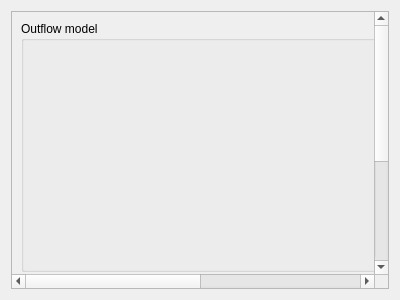
<?xml version="1.0" encoding="UTF-8"?>
<ui version="4.0">
 <class>HydGui_Coupling_Structure</class>
 <widget class="QWidget" name="HydGui_Coupling_Structure">
  <property name="geometry">
   <rect>
    <x>0</x>
    <y>0</y>
    <width>400</width>
    <height>300</height>
   </rect>
  </property>
  <property name="windowTitle">
   <string>Form</string>
  </property>
  <layout class="QVBoxLayout" name="verticalLayout">
   <item>
    <widget class="QScrollArea" name="scrollArea">
     <property name="widgetResizable">
      <bool>true</bool>
     </property>
     <widget class="QWidget" name="scrollAreaWidgetContents">
      <property name="geometry">
       <rect>
        <x>0</x>
        <y>0</y>
        <width>693</width>
        <height>444</height>
       </rect>
      </property>
      <layout class="QVBoxLayout" name="verticalLayout_3">
       <property name="sizeConstraint">
        <enum>QLayout::SetFixedSize</enum>
       </property>
       <item>
        <widget class="QGroupBox" name="groupBox">
         <property name="minimumSize">
          <size>
           <width>675</width>
           <height>0</height>
          </size>
         </property>
         <property name="title">
          <string>Outflow model</string>
         </property>
         <layout class="QVBoxLayout" name="verticalLayout_2">
          <item>
           <widget class="Sys_Member_Int_BaseWid" name="number" native="true">
            <property name="minimumSize">
             <size>
              <width>300</width>
              <height>30</height>
             </size>
            </property>
            <property name="maximumSize">
             <size>
              <width>16777215</width>
              <height>50</height>
             </size>
            </property>
           </widget>
          </item>
          <item>
           <widget class="Sys_Member_String_BaseWid" name="name" native="true">
            <property name="minimumSize">
             <size>
              <width>300</width>
              <height>30</height>
             </size>
            </property>
            <property name="maximumSize">
             <size>
              <width>16777215</width>
              <height>50</height>
             </size>
            </property>
           </widget>
          </item>
          <item>
           <widget class="Sys_Member_Enum_BaseWid" name="type" native="true">
            <property name="minimumSize">
             <size>
              <width>300</width>
              <height>30</height>
             </size>
            </property>
            <property name="maximumSize">
             <size>
              <width>16777215</width>
              <height>50</height>
             </size>
            </property>
           </widget>
          </item>
          <item>
           <widget class="Sys_Member_Int_BaseWid" name="profile_number" native="true">
            <property name="minimumSize">
             <size>
              <width>300</width>
              <height>30</height>
             </size>
            </property>
            <property name="maximumSize">
             <size>
              <width>16777215</width>
              <height>50</height>
             </size>
            </property>
           </widget>
          </item>
          <item>
           <widget class="Sys_Member_Dbl_BaseWid" name="distance" native="true">
            <property name="minimumSize">
             <size>
              <width>300</width>
              <height>30</height>
             </size>
            </property>
            <property name="maximumSize">
             <size>
              <width>16777215</width>
              <height>50</height>
             </size>
            </property>
           </widget>
          </item>
          <item>
           <widget class="Sys_Member_Bool_BaseWid" name="left_dir" native="true">
            <property name="minimumSize">
             <size>
              <width>300</width>
              <height>30</height>
             </size>
            </property>
            <property name="maximumSize">
             <size>
              <width>16777215</width>
              <height>50</height>
             </size>
            </property>
           </widget>
          </item>
         </layout>
        </widget>
       </item>
       <item>
        <widget class="QGroupBox" name="groupBox_2">
         <property name="minimumSize">
          <size>
           <width>675</width>
           <height>0</height>
          </size>
         </property>
         <property name="title">
          <string>Coupling structure</string>
         </property>
         <layout class="QVBoxLayout" name="verticalLayout_4">
          <item>
           <widget class="Sys_Member_Dbl_BaseWid" name="coupling_width" native="true">
            <property name="minimumSize">
             <size>
              <width>300</width>
              <height>30</height>
             </size>
            </property>
            <property name="maximumSize">
             <size>
              <width>16777215</width>
              <height>50</height>
             </size>
            </property>
           </widget>
          </item>
          <item>
           <widget class="Sys_Member_Bool_BaseWid" name="controlled" native="true">
            <property name="minimumSize">
             <size>
              <width>300</width>
              <height>30</height>
             </size>
            </property>
            <property name="maximumSize">
             <size>
              <width>16777215</width>
              <height>50</height>
             </size>
            </property>
           </widget>
          </item>
          <item>
           <widget class="Sys_Member_Dbl_BaseWid" name="controllable_param" native="true">
            <property name="minimumSize">
             <size>
              <width>300</width>
              <height>30</height>
             </size>
            </property>
            <property name="maximumSize">
             <size>
              <width>16777215</width>
              <height>50</height>
             </size>
            </property>
           </widget>
          </item>
          <item>
           <widget class="Sys_Member_Dbl_BaseWid" name="uncontrollable_param" native="true">
            <property name="minimumSize">
             <size>
              <width>300</width>
              <height>30</height>
             </size>
            </property>
            <property name="maximumSize">
             <size>
              <width>16777215</width>
              <height>50</height>
             </size>
            </property>
           </widget>
          </item>
         </layout>
        </widget>
       </item>
      </layout>
     </widget>
    </widget>
   </item>
  </layout>
 </widget>
 <customwidgets>
  <customwidget>
   <class>Sys_Member_String_BaseWid</class>
   <extends>QWidget</extends>
   <header>Sys_Member_String_BaseWid.h</header>
   <container>1</container>
  </customwidget>
  <customwidget>
   <class>Sys_Member_Int_BaseWid</class>
   <extends>QWidget</extends>
   <header>Sys_Member_Int_BaseWid.h</header>
   <container>1</container>
  </customwidget>
  <customwidget>
   <class>Sys_Member_Enum_BaseWid</class>
   <extends>QWidget</extends>
   <header>Sys_Member_Enum_BaseWid.h</header>
   <container>1</container>
  </customwidget>
  <customwidget>
   <class>Sys_Member_Dbl_BaseWid</class>
   <extends>QWidget</extends>
   <header>Sys_Member_Dbl_BaseWid.h</header>
   <container>1</container>
  </customwidget>
  <customwidget>
   <class>Sys_Member_Bool_BaseWid</class>
   <extends>QWidget</extends>
   <header>Sys_Member_Bool_BaseWid.h</header>
   <container>1</container>
  </customwidget>
 </customwidgets>
 <resources/>
 <connections/>
</ui>
